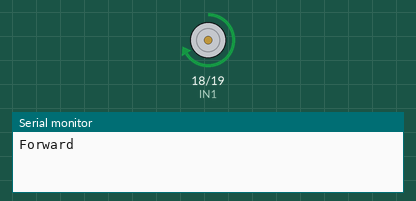
A sketch run on a simulated ESP32. On the bench: motor-driver pin pairs drawn as motors (green arrow = first pin HIGH = forward, orange = second pin HIGH = backward, longer = more drive, scaled by the enable pin), the last lines printed to the serial monitor.

Above: at 1.0 s.
At 2.5 s:
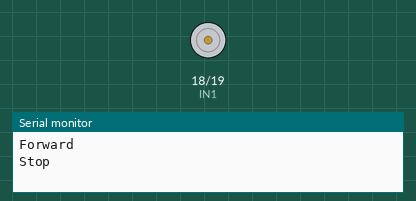
At 4.0 s:
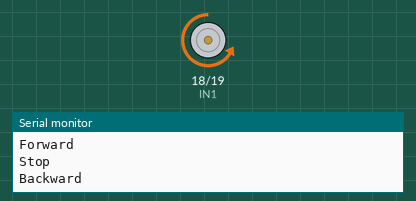
Timing chart, 0 to 7.8 s (numbered marks = the images above):
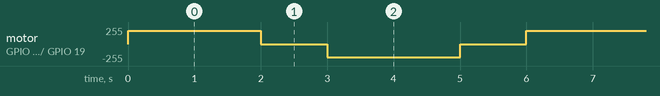

The sketch:

tyre1.ino
```cpp
#define EN 21
#define IN1 18
#define IN2 19

void setup() {
  Serial.begin(115200);
  pinMode(EN, OUTPUT);
  pinMode(IN1, OUTPUT);
  pinMode(IN2, OUTPUT);
}

void loop() {
  Serial.println("Forward");
  digitalWrite(IN1, HIGH);
  digitalWrite(IN2, LOW);
  analogWrite(EN, 200); // For ESP32, this may act as full ON depending on core
  delay(2000);

  Serial.println("Stop");
  digitalWrite(IN1, LOW);
  digitalWrite(IN2, LOW);
  analogWrite(EN, 0);
  delay(1000);

  Serial.println("Backward");
  digitalWrite(IN1, LOW);
  digitalWrite(IN2, HIGH);
  analogWrite(EN, 200);
  delay(2000);

  Serial.println("Stop");
  digitalWrite(IN1, LOW);
  digitalWrite(IN2, LOW);
  analogWrite(EN, 0);
  delay(1000);
}
 
```

Measured:
- by itself, motor on GPIO 18 (IN1) / GPIO 19 (IN2): repeats every 6.0 s: stopped 1.0 s, backward 200/255 2.0 s, stopped 1.0 s, forward 200/255 2.0 s
